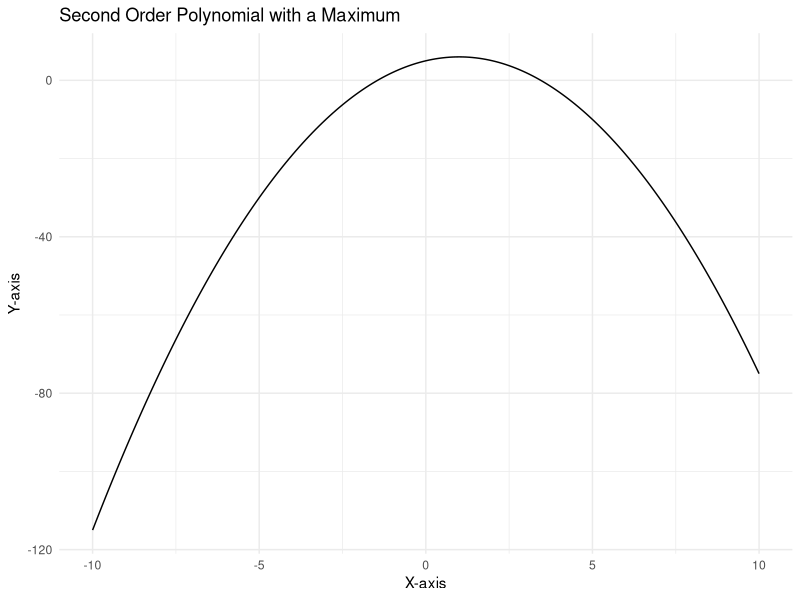
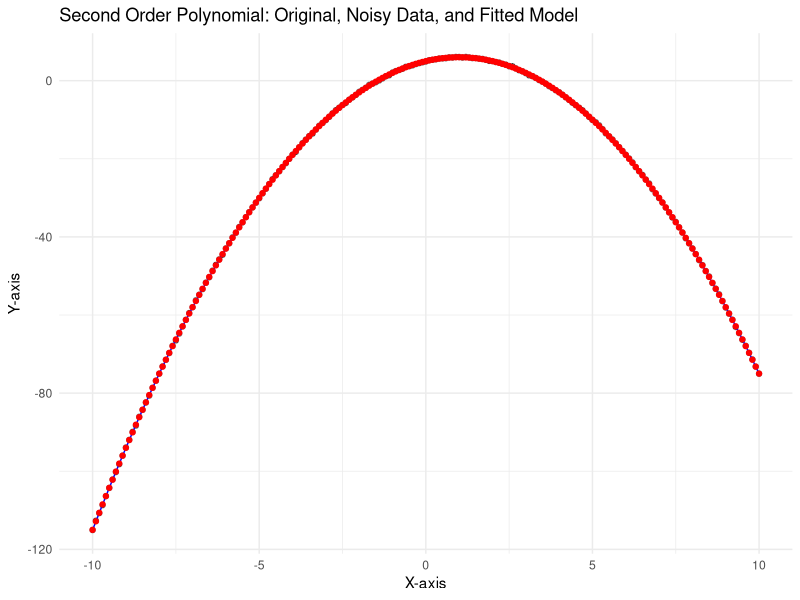
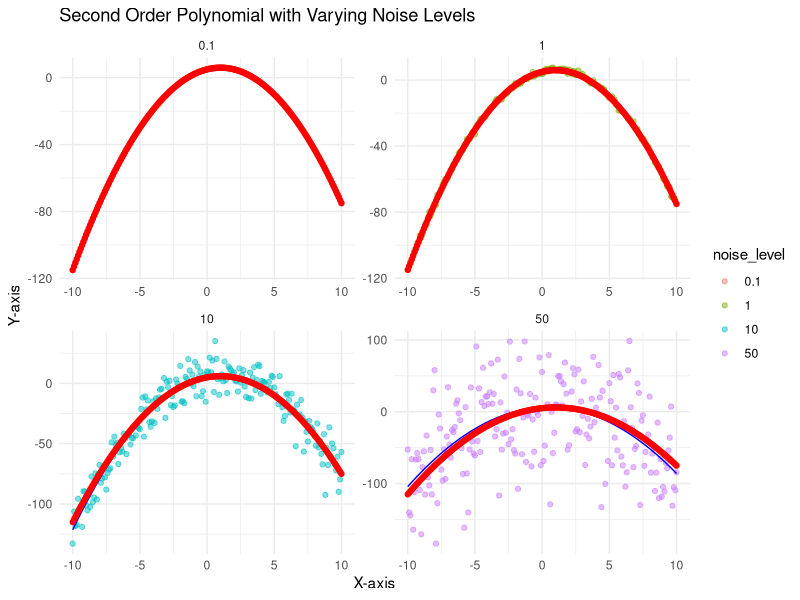
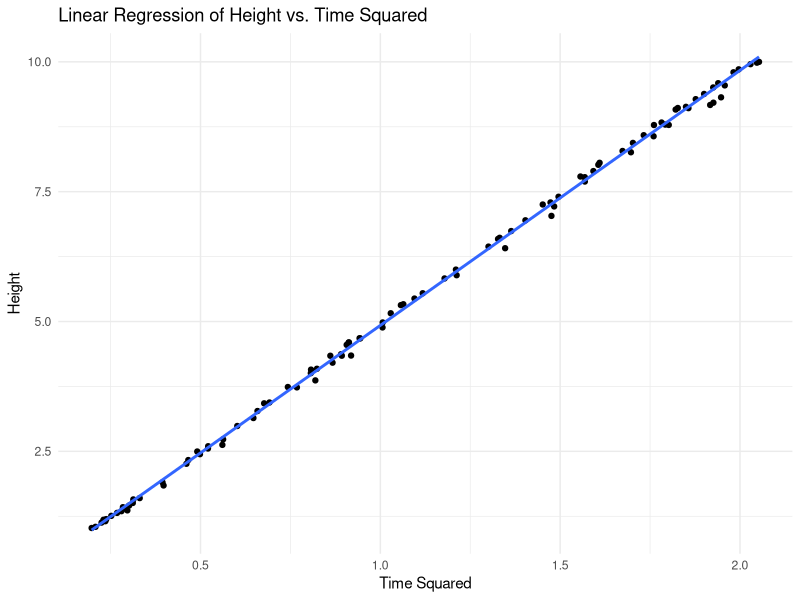

Recreate these plots in R, in order.
#' Velkommen til kurset  
#' - canvas, github, IDE: rstudio vscode og jupyter.uit.no  
#' - oppgaver  
 
#' - data science prosjektet  

#' - pensum (bok)  
#' - Tutorials for R for Data Science (2e)  

#install.packages("r4ds.tutorials")  
#library(r4ds.tutorials)  

#' chatGPT  

#' Forskjell mellom matematikk og statistikk?  

#' Koding i R  

rm(list=ls()) # fjerner alle objekter i workspace

library(tidyverse)

a <- -1  # Example coefficient, adjust as needed
b <- 2   # Example coefficient, adjust as needed
c <- 5   # Example coefficient, adjust as needed

# make a function for the quadratic equation
f <- function(x) {
  a*x^2 + b*x + c
}

f(0)

data_frame <- tibble(
  x = seq(-10, 10, by = 0.1),  # Adjust the range and step as needed
  y = f(x)
)

# look at the data 
data_frame

# Plot the data, mathematically
data_frame %>% 
  ggplot(aes(x, y)) +
  geom_line() +
  labs(title = "Second Order Polynomial with a Maximum",
       x = "X-axis",
       y = "Y-axis") +
  theme_minimal()

# Add a bit of noise to the data
set.seed(1942)  # for reproducibility

# using tidyverse
data_frame <- 
  data_frame %>% 
  mutate(y_noisy = y + rnorm(length(y), mean = 0, sd = 0.1))

# Estimate a model
model <- lm(y_noisy ~ x + I(x^2), data = data_frame)
summary(model)

# Prepare the data for plotting the fitted model
data_frame$fitted_y <- predict(model, newdata = data_frame)

# Plot original data, noisy data, and fitted model
ggplot(data_frame) +
  geom_point(aes(x, y_noisy), alpha = 0.5) +  # Plot noisy data
  geom_line(aes(x, fitted_y), color = "blue") +  # Plot fitted model
  geom_point(aes(x, y), color = "red") +  # Plot original data in red
  labs(title = "Second Order Polynomial: Original, Noisy Data, and Fitted Model",
       x = "X-axis",
       y = "Y-axis") +
  theme_minimal()

# ----------- Faceting

# Base data frame, clean data
data_frame <- tibble(
  x = seq(-10, 10, by = 0.1),
  y = a*x^2 + b*x + c
)

# Prepare an extended data frame with different noise levels
set.seed(1942)
noise_levels <- c(0.1, 1, 10, 50)
extended_data_frame <-
  map_df(noise_levels, ~mutate(data_frame,
                               y_noisy = y + rnorm(length(y), mean = 0, sd = .x),
                               noise_level = factor(.x)))

# Fit models and add fitted values for each noise level
extended_data_frame <- 
  extended_data_frame %>% 
  group_by(noise_level) %>% 
  do({
    model <- lm(y_noisy ~ x + I(x^2), data = .)
    add_column(., fitted_y = predict(model, newdata = .), .before = "noise_level")
  })

# Plot with faceting
ggplot(extended_data_frame, aes(x, y_noisy)) +
  geom_point(aes(color = noise_level), alpha = 0.5) +
  geom_line(aes(y = fitted_y), color = "blue") +
  geom_point(aes(y = y), color = "red") +
  facet_wrap(~noise_level, scales = "free") +
  labs(title = "Second Order Polynomial with Varying Noise Levels",
       x = "X-axis",
       y = "Y-axis") +
  theme_minimal()

# Gravity example

# $h = \frac{1}{2} g t^2$
# $t = \sqrt{\frac{2h}{g}$

set.seed(1942)  # For reproducibility

# Generating random heights
n <- 100  # Number of observations
heights <- runif(n, 1, 10)  # 10 random heights between 1 and 10 meters

# Calculating times with a small error
g <- 9.81  # True value of gravity
times <- sqrt(2 * heights / g)
times <- times + rnorm(10, 0, 0.01)  # Adding a small random error

# Performing linear regression
dframe <- data.frame(heights, times_squared = times^2)
model <- lm(heights ~ times_squared, data = dframe)

summary(model)

# Estimating g
estimated_g <- coef(model)['times_squared'] * 2
estimated_g

# Plotting the data and the fitted model
ggplot(dframe, aes(times_squared, heights)) +
  geom_point() +
  geom_smooth(method = "lm", se = FALSE) +
  labs(title = "Linear Regression of Height vs. Time Squared",
       x = "Time Squared",
       y = "Height") +
  theme_minimal()

